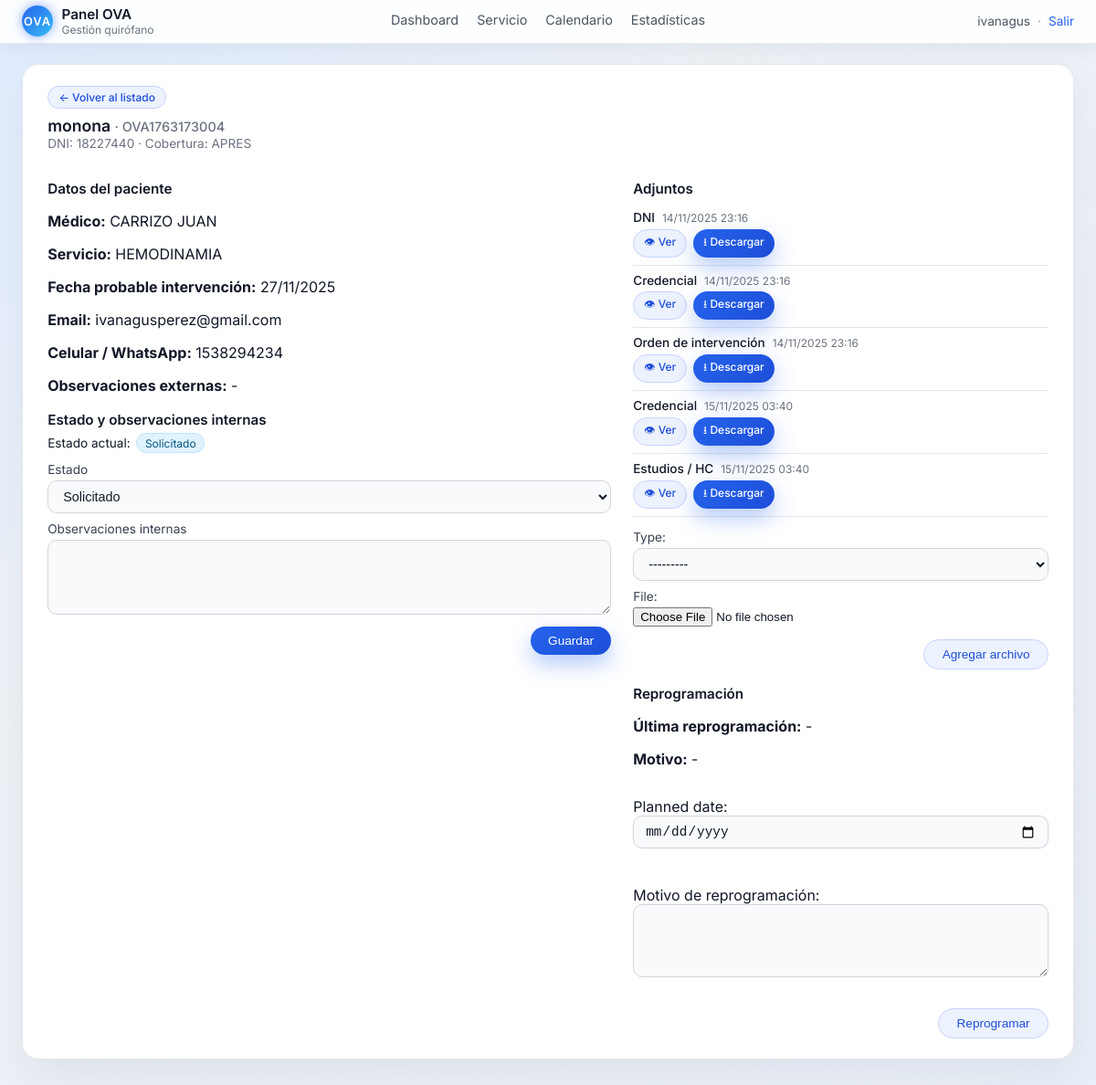
/servicio/4/ (signed in), run on the app's committed database.
### core/models.py (models this page shows, shortened)
class Patient(models.Model):
    STATUS_PENDIENTE = 'PENDIENTE'
    STATUS_SOLICITADO = 'SOLICITADO'
    STATUS_AUTORIZADO = 'AUTORIZADO'
    STATUS_MATERIAL_PENDIENTE = 'MATERIAL_PENDIENTE'
    STATUS_RECHAZO = 'RECHAZO'
    STATUS_REPROGRAMADO = 'REPROGRAMADO'
    STATUS_CHOICES = [
        (STATUS_PENDIENTE, 'Pendiente'),
        (STATUS_SOLICITADO, 'Solicitado'),
        (STATUS_AUTORIZADO, 'Autorizado'),
        (STATUS_MATERIAL_PENDIENTE, 'Material pendiente'),
        (STATUS_RECHAZO, 'Rechazo'),
        (STATUS_REPROGRAMADO, 'Reprogramado'),
    ]
    full_name = models.CharField(max_length=255)
    dni = models.CharField(max_length=50)
    phone = models.CharField(max_length=50, blank=True, null=True)
    email = models.CharField(max_length=255, blank=True, null=True)
    coverage = models.CharField(max_length=255)
    doctor = models.CharField(max_length=255)
    service = models.CharField(max_length=255)
    planned_date = models.DateField()
    created_at = models.DateTimeField(auto_now_add=True)
    updated_at = models.DateTimeField(auto_now=True)
    status = models.CharField(
        max_length=30,
        choices=STATUS_CHOICES,
        default=STATUS_PENDIENTE
    )
    internal_observations = models.TextField(blank=True, null=True)
    external_observations = models.TextField(blank=True, null=True)
    last_reprogram_date = models.DateTimeField(blank=True, null=True)
    last_reprogram_reason = models.TextField(blank=True, null=True)
    tracking_id = models.CharField(max_length=32, unique=True, editable=False)

class Attachment(models.Model):
    TYPE_CREDENCIAL = 'CREDENCIAL'
    TYPE_DNI = 'DNI'
    TYPE_ORDEN = 'ORDEN'
    TYPE_MATERIALES = 'MATERIALES'
    TYPE_ESTUDIOS = 'ESTUDIOS'
    TYPE_CHOICES = [
        (TYPE_CREDENCIAL, 'Credencial'),
        (TYPE_DNI, 'DNI'),
        (TYPE_ORDEN, 'Orden de intervención'),
        (TYPE_MATERIALES, 'Materiales'),
        (TYPE_ESTUDIOS, 'Estudios / HC'),
    ]
    patient = models.ForeignKey(
        Patient,
        on_delete=models.CASCADE,
        related_name='attachments'
    )
    file = models.FileField(upload_to='attachments/%Y/%m/%d/')
    type = models.CharField(max_length=20, choices=TYPE_CHOICES)
    uploaded_at = models.DateTimeField(auto_now_add=True)

### core/views.py (the view, shortened to what this page needs)
# urls.py: path('servicio/<int:pk>/', views.patient_detail, name='patient_detail'),
@login_required
def patient_detail(request, pk):
    patient = get_object_or_404(Patient, pk=pk)
    attachment_form = AttachmentForm()
    reprogram_form = ReprogramForm()
    context = {
        "patient": patient,
        "attachment_form": attachment_form,
        "reprogram_form": reprogram_form,
    }
    return render(request, "core/patient_detail.html", context)

### core/forms.py
class AttachmentForm(forms.ModelForm):
    class Meta:
        model = Attachment
        fields = ['type', 'file']

class ReprogramForm(forms.ModelForm):
    reprogram_reason = forms.CharField(
        required=True,
        widget=forms.Textarea(attrs={'rows': 3}),
        label='Motivo de reprogramación'
    )
    class Meta:
        model = Patient
        fields = ['planned_date']
        widgets = {
            'planned_date': forms.DateInput(attrs={'type': 'date'}),
        }

### core/templates/core/patient_detail.html (shortened to what this page needs)
{% extends 'core/base.html' %}
{% block content %}
<section class="card card-detail">
  <div class="detail-header">
    <div class="detail-header-top">
      <a href="{% url 'core:patient_list' %}" class="btn-secondary btn-small">
        ← Volver al listado
      </a>
    </div>
    <h2 class="detail-title">
      {{ patient.full_name }}
      <span class="detail-id">· {{ patient.tracking_id }}</span>
    </h2>
    <p class="detail-meta">
      DNI: {{ patient.dni }} · Cobertura: {{ patient.coverage }}
    </p>
  </div>
  <div class="detail-grid">
    <div class="detail-column">
      <h3 class="section-title">Datos del paciente</h3>
      <p><strong>Médico:</strong> {{ patient.doctor }}</p>
      <p><strong>Servicio:</strong> {{ patient.service }}</p>
      <p><strong>Fecha probable intervención:</strong> {{ patient.planned_date|date:"d/m/Y" }}</p>
      <p><strong>Email:</strong> {{ patient.email|default:"-" }}</p>
      <p><strong>Celular / WhatsApp:</strong> {{ patient.phone|default:"-" }}</p>
      <p><strong>Observaciones externas:</strong> {{ patient.external_observations|default:"-" }}</p>
      <h3 class="section-title">Estado y observaciones internas</h3>
      <p class="detail-current-status">
        <span>Estado actual:</span>
        {% if patient.status == 'AUTORIZADO' %}
          <span class="badge badge-autorizado">{{ patient.get_status_display }}</span>
        {% elif patient.status == 'PENDIENTE' %}
          <span class="badge badge-pendiente">{{ patient.get_status_display }}</span>
        {% elif patient.status == 'SOLICITADO' %}
          <span class="badge badge-solicitado">{{ patient.get_status_display }}</span>
        {% elif patient.status == 'MATERIAL_PENDIENTE' %}
          <span class="badge badge-material">{{ patient.get_status_display }}</span>
        {% elif patient.status == 'RECHAZO' %}
          <span class="badge badge-rechazado">{{ patient.get_status_display }}</span>
        {% elif patient.status == 'REPROGRAMADO' %}
          <span class="badge badge-reprogramado">{{ patient.get_status_display }}</span>
        {% else %}
          <span class="badge">{{ patient.get_status_display }}</span>
        {% endif %}
      </p>
      <form method="post" class="detail-form">
        <div class="form-group">
          <label for="status">Estado</label>
          <select name="status" id="status">
            {% for value,label in patient.STATUS_CHOICES %}
              <option value="{{ value }}" {% if value == patient.status %}selected{% endif %}>
                {{ label }}
              </option>
            {% endfor %}
          </select>
        </div>
        <div class="form-group">
          <label for="internal_observations">Observaciones internas</label>
          <textarea name="internal_observations" id="internal_observations" rows="4">
{{ patient.internal_observations|default:"" }}</textarea>
        </div>
        <div class="form-actions">
          <button type="submit" class="btn-primary">
            Guardar
          </button>
        </div>
      </form>
    </div>
    <div class="detail-column">
      <h3 class="section-title">Adjuntos</h3>
      <ul class="attachments-list">
        {% for a in patient.attachments.all %}
          <li>
            <div class="attachment-main">
              <span class="attachment-label">{{ a.get_type_display }}</span>
              <span class="attachment-meta">
                {{ a.uploaded_at|date:"d/m/Y H:i" }}
              </span>
            </div>
            <div class="attachment-actions">
              <a href="{{ a.file.url }}" target="_blank" class="btn-secondary btn-small">
                👁 Ver
              </a>
              <a href="{{ a.file.url }}" download class="btn-primary btn-small">
                ⭳ Descargar
              </a>
            </div>
          </li>
        {% empty %}
          <li>Sin archivos adjuntos.</li>
        {% endfor %}
      </ul>
      <form method="post" enctype="multipart/form-data" class="detail-form">
        <div class="form-group">
          {{ attachment_form.type.label_tag }}
          {{ attachment_form.type }}
        </div>
        <div class="form-group">
          {{ attachment_form.file.label_tag }}
          {{ attachment_form.file }}
        </div>
        <div class="form-actions">
          <button type="submit" class="btn-secondary">
            Agregar archivo
          </button>
        </div>
      </form>
      <h3 class="section-title">Reprogramación</h3>
      <p><strong>Última reprogramación:</strong> {{ patient.last_reprogram_date|default:"-" }}</p>
      <p><strong>Motivo:</strong> {{ patient.last_reprogram_reason|default:"-" }}</p>
      <form method="post" class="detail-form">
        {{ reprogram_form.as_p }}
        <div class="form-actions">
          <button type="submit" class="btn-secondary">
            Reprogramar
          </button>
        </div>
      </form>
    </div>
  </div>
</section>
{% endblock %}

### core/templates/core/base.html (shortened to what this page needs)
{% load static %}
<!DOCTYPE html>
<html lang="es">
  <head>
    <link rel="stylesheet" href="{% static 'core/css/styles.css' %}">
    <link rel="stylesheet" href="https://cdn.jsdelivr.net/npm/fullcalendar@6.1.15/index.global.min.css">
  </head>
  <body>
    <header class="topbar">
      <div class="topbar-inner">
        <div class="topbar-left">
          <span class="logo-chip">OVA</span>
          <div class="logo-text">
            <span class="logo-title">Panel OVA</span>
            <span class="logo-subtitle">Gestión quirófano</span>
          </div>
        </div>
        <nav class="topbar-nav">
          <a href="/">Dashboard</a>
          <a href="/servicio/">Servicio</a>
          <a href="/calendario/">Calendario</a>
          <a href="/estadisticas/">Estadísticas</a>
        </nav>
        <div class="topbar-right">
          {% if user.is_authenticated %}
            <span class="user-label">{{ user.username }}</span>
            <span class="topbar-divider">·</span>
            <a href="/accounts/logout/">Salir</a>
          {% else %}
            <a href="/accounts/login/">Login</a>
          {% endif %}
        </div>
      </div>
    </header>
    <main class="main">
      <div class="main-container">
        {% block content %}{% endblock %}
      </div>
    </main>
  </body>
</html>

### data on the page
Patient: full_name "monona", tracking_id "OVA1763173004", dni "18227440", coverage "APRES", doctor "CARRIZO JUAN", service "HEMODINAMIA", planned_date "27/11/2025", email "ivanagusperez@gmail.com", phone "1538294234", external_observations "-", status "Solicitado", last_reprogram_date "-", last_reprogram_reason "-"
Attachment: type "DNI", uploaded_at "14/11/2025 23:16"
Attachment: type "Credencial", uploaded_at "14/11/2025 23:16"
Attachment: type "Orden de intervención", uploaded_at "14/11/2025 23:16"
Attachment: type "Credencial", uploaded_at "15/11/2025 03:40"
Attachment: type "Estudios / HC", uploaded_at "15/11/2025 03:40"

### other printed values
{{ user.username }} "ivanagus"
{{ attachment_form.type.label_tag }} "Type:"
{{ attachment_form.file.label_tag }} "File:"
